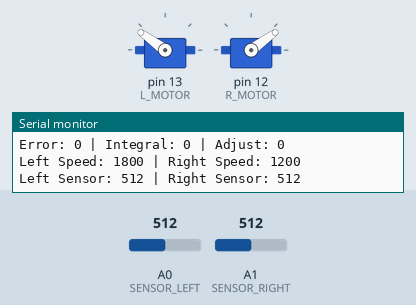
The sketch below on a simulated Arduino Uno, built with avr-gcc and run on an emulated ATmega328P. Parts: 2 × servo, the last lines printed to the serial monitor. The inputs (shaded band) are chosen by the test bench; at power-on: A0 (SENSOR_LEFT) = 512, A1 (SENSOR_RIGHT) = 512.

Above: at 1.2 s.
1.3 s: A0 (SENSOR_LEFT) set to 548
4.3 s: A0 (SENSOR_LEFT) set to 562
At 5.7 s:
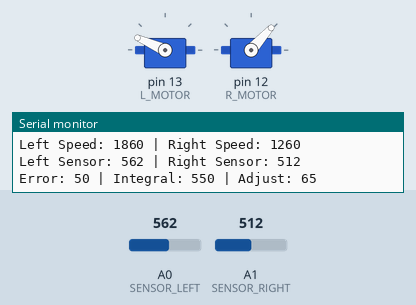
7.3 s: A1 (SENSOR_RIGHT) set to 530
8.9 s: A1 (SENSOR_RIGHT) set to 306
At 10.1 s:
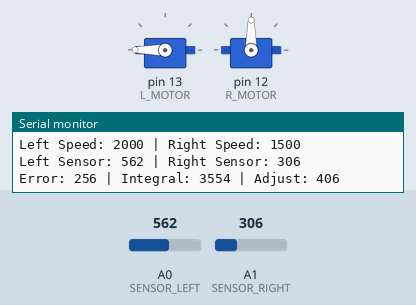
11.0 s: A1 (SENSOR_RIGHT) set to 1010
At 13.8 s:
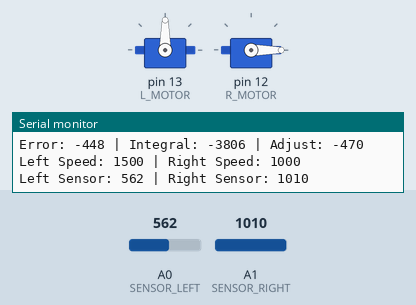
14.0 s: A1 (SENSOR_RIGHT) set to 0
At 14.37 s:
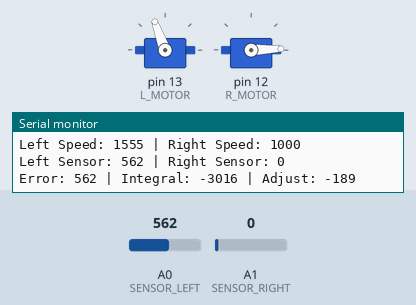
Timing chart, 0 to 17.0 s (numbered marks = the images above; inputs shaded):
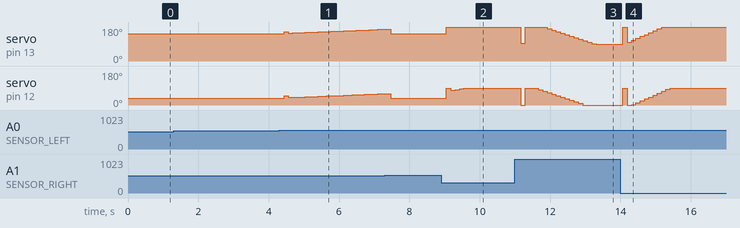

The sketch:

Linefollow_PID_ROBOTICS.ino
```cpp
#include <Arduino.h>
#include <Servo.h>

// PID Constants
#define SETPOINT    0     // The goal is to keep the difference between the sensors at zero
#define KP          0.2   // The P value in PID
#define KI          0.1   // The I value in PID
#define KD          1.0   // The D value in PID

// Servo Pins
#define L_MOTOR     13    // Left motor pin
#define R_MOTOR     12    // Right motor pin

// Sensor Pins
#define SENSOR_LEFT A0    // Left sensor pin
#define SENSOR_RIGHT A1   // Right sensor pin

// Servo Objects
Servo servoLeft;
Servo servoRight;

// Speed Constants
#define MAX_SPEED_LEFT   2000   // The max speed for the left motor
#define SET_SPEED_LEFT   1800   // The goal speed for the left motor
#define MIN_SPEED_LEFT   1500   // The min speed for the left motor

#define MAX_SPEED_RIGHT  1500   // The max speed for the right motor
#define SET_SPEED_RIGHT  1200   // The goal speed for the right motor
#define MIN_SPEED_RIGHT  1000   // The min speed for the right motor

// Dead Zone Threshold
#define DEAD_ZONE   50    // Threshold value to consider small changes as zero

int lastError = 0;      // For storing PID error
int integral = 0;       // For storing integral value

void setup() {
  // Initialize Servos
  servoLeft.attach(L_MOTOR, 1000, 2000);  // Specify min and max pulse width in microseconds
  servoRight.attach(R_MOTOR, 1000, 2000); // Specify min and max pulse width in microseconds

  // Initialize Sensors
  pinMode(SENSOR_LEFT, INPUT);
  pinMode(SENSOR_RIGHT, INPUT);

  // Start Serial Communication for debugging
  Serial.begin(9600);
}

void loop() {
  // Read sensor values
  int leftSensorValue = analogRead(SENSOR_LEFT);
  int rightSensorValue = analogRead(SENSOR_RIGHT);

  // Print sensor values for debugging
  Serial.print("Left Sensor: ");
  Serial.print(leftSensorValue);
  Serial.print(" | Right Sensor: ");
  Serial.println(rightSensorValue);

  // Compute the error (difference between sensor values)
  int error = leftSensorValue - rightSensorValue;

  // Apply the dead zone
  if (abs(error) < DEAD_ZONE) {
    error = 0;
  }

  // Compute the integral (accumulated error)
  integral += error;

  // Compute the motor adjustment
  int adjust = (error * KP) + (integral * KI) + ((error - lastError) * KD);

  // Print error, integral, and adjustment for debugging
  Serial.print("Error: ");
  Serial.print(error);
  Serial.print(" | Integral: ");
  Serial.print(integral);
  Serial.print(" | Adjust: ");
  Serial.println(adjust);

  // Record the current error for the next iteration
  lastError = error;

  // Calculate speeds for left and right servos
  int leftSpeed, rightSpeed;

  // If error is positive, left sensor value is greater, turn right
  if (error > 0) {
    leftSpeed = constrain(SET_SPEED_LEFT + adjust, MIN_SPEED_LEFT, MAX_SPEED_LEFT);  // Decrease left servo speed to turn right
    rightSpeed = constrain(SET_SPEED_RIGHT + adjust, MIN_SPEED_RIGHT, MAX_SPEED_RIGHT); // Increase right servo speed to turn right
  }
  // If error is negative, right sensor value is greater, turn left
  else if (error < 0) {
    leftSpeed = constrain(SET_SPEED_LEFT + adjust, MIN_SPEED_LEFT, MAX_SPEED_LEFT); // Increase left servo speed to turn left
    rightSpeed = constrain(SET_SPEED_RIGHT + adjust, MIN_SPEED_RIGHT, MAX_SPEED_RIGHT); // Decrease right servo speed to turn left
  }
  // If error is zero, move straight
  else {
    leftSpeed = SET_SPEED_LEFT;   // Move left servo straight
    rightSpeed = SET_SPEED_RIGHT; // Move right servo straight
  }

  // Apply speeds to servos
  servoLeft.writeMicroseconds(leftSpeed);
  servoRight.writeMicroseconds(rightSpeed);

  // Print servo speeds for debugging
  Serial.print("Left Speed: ");
  Serial.print(leftSpeed);
  Serial.print(" | Right Speed: ");
  Serial.println(rightSpeed);

  // Small delay to allow servos to move
  delay(20);
}
```

Measured:
- the behaviour switches between 561 and 562 on A0 (SENSOR_LEFT) (found by bisection; images 0 and 1)
- after the input at 4.3 s, servo on pin 13 (L_MOTOR): 144° → 156° after 0.14 s, → 148° 0.12 s later, → 149° 0.12 s later, → 150° 0.24 s later, … (21 changes in this stretch); servo on pin 12 (R_MOTOR): 36° → 48° after 0.14 s, → 40° 0.12 s later, → 41° 0.12 s later, → 42° 0.24 s later, … (21 changes in this stretch)
- after the input at 8.9 s, servo on pin 13 (L_MOTOR): 144° → 180° after 0.15 s; servo on pin 12 (R_MOTOR): 36° → 90° after 0.15 s, → 77° 0.12 s later, → 82° 0.12 s later, → 86° 0.12 s later, … (5 changes in this stretch)
- after the input at 11.0 s, servo on pin 13 (L_MOTOR): 180° → 94° after 0.16 s, → 180° 0.13 s later, → 172° 0.63 s later, → 164° 0.13 s later, … (14 changes in this stretch); servo on pin 12 (R_MOTOR): 90° → 0° after 0.16 s, → 90° 0.13 s later, → 88° 0.25 s later, → 80° 0.13 s later, … (14 changes in this stretch)
- after the input at 14.0 s, servo on pin 13 (L_MOTOR): 90° → 180° after 0.07 s, → 100° 0.12 s later, → 110° 0.12 s later, → 120° 0.12 s later, … (10 changes in this stretch); servo on pin 12 (R_MOTOR): 0° → 90° after 0.07 s, → 0° 0.12 s later, → 2° 0.12 s later, → 12° 0.12 s later, … (12 changes in this stretch)
